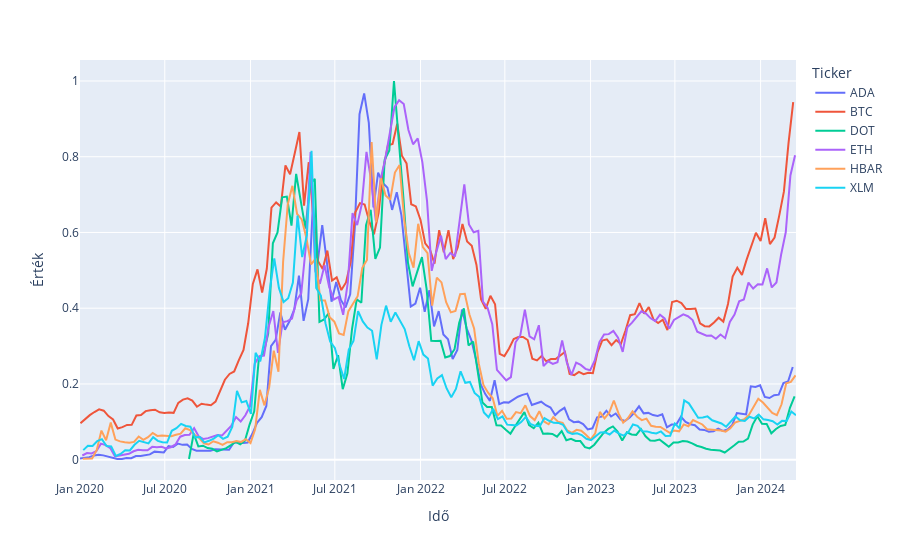

Write notebook code for a chart like this one.
### Markdown cell above
## Az időtengely túl részletes

Nézzünk további szűrési lehetőséget.

### Code cell
df = pd.read_excel("data/output.xlsx")

start_date = "2020-01-01"
n = 10

date_df = df[(df["Date"] >= start_date)]
freq_df = date_df[::n]

fig = px.line(freq_df, x="Date", y="Normal", color="Ticker")

fig.update_layout(yaxis_title="Érték")

fig.show()

### Figure 1 — Plotly figure (JSON) as saved in the notebook; plotly's stock layout.template omitted (floating-point values rounded to 4 significant figures; data arrays with more than 128 entries replaced by an {"elided": "..."} marker saying what was removed)
{"data": [{"hovertemplate": "Ticker=ADA<br>Date=%{x}<br>Normal=%{y}<extra></extra>", "legendgroup": "ADA", "line": {"color": "#636efa", "dash": "solid"}, "marker": {"symbol": "circle"}, "mode": "lines", "name": "ADA", "orientation": "v", "showlegend": true, "type": "scatter", "x": {"elided": "154 str values"}, "xaxis": "x", "y": {"elided": "154 float values"}, "yaxis": "y"}, {"hovertemplate": "Ticker=BTC<br>Date=%{x}<br>Normal=%{y}<extra></extra>", "legendgroup": "BTC", "line": {"color": "#EF553B", "dash": "solid"}, "marker": {"symbol": "circle"}, "mode": "lines", "name": "BTC", "orientation": "v", "showlegend": true, "type": "scatter", "x": {"elided": "154 str values"}, "xaxis": "x", "y": {"elided": "154 float values"}, "yaxis": "y"}, {"hovertemplate": "Ticker=DOT<br>Date=%{x}<br>Normal=%{y}<extra></extra>", "legendgroup": "DOT", "line": {"color": "#00cc96", "dash": "solid"}, "marker": {"symbol": "circle"}, "mode": "lines", "name": "DOT", "orientation": "v", "showlegend": true, "type": "scatter", "x": {"elided": "131 str values"}, "xaxis": "x", "y": {"elided": "131 float values"}, "yaxis": "y"}, {"hovertemplate": "Ticker=ETH<br>Date=%{x}<br>Normal=%{y}<extra></extra>", "legendgroup": "ETH", "line": {"color": "#ab63fa", "dash": "solid"}, "marker": {"symbol": "circle"}, "mode": "lines", "name": "ETH", "orientation": "v", "showlegend": true, "type": "scatter", "x": {"elided": "154 str values"}, "xaxis": "x", "y": {"elided": "154 float values"}, "yaxis": "y"}, {"hovertemplate": "Ticker=HBAR<br>Date=%{x}<br>Normal=%{y}<extra></extra>", "legendgroup": "HBAR", "line": {"color": "#FFA15A", "dash": "solid"}, "marker": {"symbol": "circle"}, "mode": "lines", "name": "HBAR", "orientation": "v", "showlegend": true, "type": "scatter", "x": {"elided": "154 str values"}, "xaxis": "x", "y": {"elided": "154 float values"}, "yaxis": "y"}, {"hovertemplate": "Ticker=XLM<br>Date=%{x}<br>Normal=%{y}<extra></extra>", "legendgroup": "XLM", "line": {"color": "#19d3f3", "dash": "solid"}, "marker": {"symbol": "circle"}, "mode": "lines", "name": "XLM", "orientation": "v", "showlegend": true, "type": "scatter", "x": {"elided": "154 str values"}, "xaxis": "x", "y": {"elided": "154 float values"}, "yaxis": "y"}], "layout": {"legend": {"title": {"text": "Ticker"}, "tracegroupgap": 0}, "margin": {"t": 60}, "xaxis": {"anchor": "y", "domain": [0, 1], "title": {"text": "Idő"}}, "yaxis": {"anchor": "x", "domain": [0, 1], "title": {"text": "Érték"}}}}
